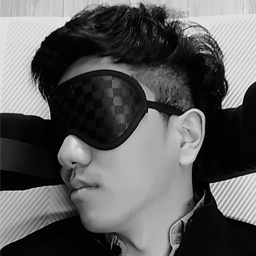
#> input picture image_sample/DongRyn.bmp, 256 x 256 px
$ python Day04_Bit_plane.py   (older library calls are emulated)
#> lines starting #> are read from the running program, lines starting #| are printed output that depends on the picture; after the words box and inside, x2 and y2 are one past the last pixel; in counts of white or black regions, pixels touching at a corner belong together
import numpy as np
from scipy import signal, misc
import matplotlib.pyplot as plt
from scipy import ndimage

#각 픽셀의 값들은 0~255의 값을 가진다. 이는 8비트로 표현 할수 있으며
#픽셀마다 크기 8의 배열을 넣어 배열의 인덱스마다 0과 1로 비트를 표현해주면 된다.
#당연히 길이는 8이다.
#이렇게 각 픽셀마다 비트값이 생성되면 모든 픽셀의 각 배열에서 1~8까지 각 인덱스 위치마다 따로 불러오는
#것도 가능할 것이다. 이렇게 8개의 비트평면 분할(bit-plane)이 된다.
#상위비트: MSB 비트, 최하위 비트: LSB

def BitPlane_Slice(value):
    bin8 = lambda x: ''.join(reversed([str((x >> i) & 1) for i in range(8)]))
    c = np.zeros(8)
    n = 7
    bits = bin8(value)
    for i in range(8):
        p = pow(2, n)
        c[i] = p * int(bits[i])
        n = n - 1
    return c

# value = 100
# Bits_Value = BitPlane_Slice(value)
# print(Bits_Value)

im = misc.imread('./image_sample/DongRyn.bmp') #원본 이미지
#> im is the input picture: shape (256, 256); min 0, max 240, mean 93
im_cp = misc.imread('./image_sample/copyright.bmp') #워터 마크 이미지
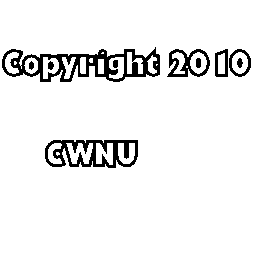
#> input picture image_sample/copyright.bmp, 256 x 256 px
#> im_cp is the input picture: shape (256, 256) bool; 93.2% white; 10 black regions, largest, box (x1, y1, x2, y2) and area: (2, 47, 160, 82) 2100, (45, 140, 138, 168) 1262, (167, 49, 210, 77) 496

row, col = im.shape #레나 이미지 행렬 사이즈 가져옴
#> row = 256; col = 256
Num_BitSlice = 8 #비트 슬라이스의 배열 갯수

#비트평면 분할을 위해 배열 256x256 배열을 생성하고
## 각 인덱스마다 8의 배열을 생성해준다. (3차원)
Image_BitPlane = np.ndarray(shape=(Num_BitSlice, row, col), dtype=np.uint8)


#비트평면을 분할하고 3차원으로 변환하는 for문
for y in range(row):
    for x in range(col):
        value = im[y, x]
        c = BitPlane_Slice(value)   #비트평면 분할 함수 적용

        #비트평면 분할 된 것을 3차원 배열에 담아준다.
        #픽셀당 8개의 인덱스이니 for문은 8번 돌아간다.
        for i in range(Num_BitSlice):
            Image_BitPlane[i, y, x] = c[i]

#이후 마지막 LSB공간에 워터마크 이미지를 넣어준다
Image_BitPlane[7, :, :] = im_cp

#복구 될 이미지를 위한 배열
Image_Restore = np.zeros(shape=(row, col), dtype=np.uint8)

#비트 분할의 인덱스 갯수 만큼 for를 돌리고 출력한다.
#동시에 각 값을 더해 2차원으로 복구한다.
for i in range(Num_BitSlice):
    #0~7자리 마다 각 성분
    img = Image_BitPlane[i, :, :]
    print(img)
    Image_Restore = img + Image_Restore
    plt.subplot(2, 4, i+1)
    plt.imshow(img)
    plt.gray()
    plt.title('BitSlice Image: %i' % (i + 1))
    plt.axis('off')
#> this loop made 8 passes
#> (printed output is left out)
#> pass 1, `img = Image_BitPlane[i, :, :]`:
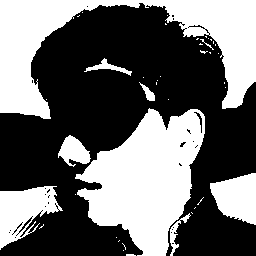
#> img: shape (256, 256); values 0 (black) and 128 (white), 41.9% white; 41 white regions (32 under 20 px), largest, box (x1, y1, x2, y2) and area: (0, 0, 256, 119) 11218, (75, 108, 205, 256) 11066, (0, 186, 63, 250) 2179
#> pass 2, `img = Image_BitPlane[i, :, :]`:
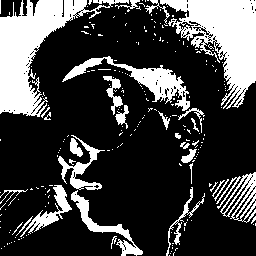
#> img: shape (256, 256); values 0 (black) and 64 (white), 25.9% white; 223 white regions (195 under 20 px), largest, box (x1, y1, x2, y2) and area: (0, 0, 129, 117) 5139, (160, 0, 256, 109) 4888, (62, 56, 190, 111) 1638
#> pass 2, `Image_Restore = img + Image_Restore`:
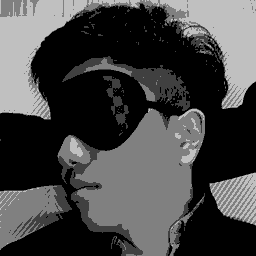
#> Image_Restore: shape (256, 256); min 0, max 192, mean 70.2
#> pass 3, `img = Image_BitPlane[i, :, :]`:
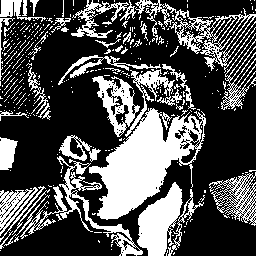
#> img: shape (256, 256); values 0 (black) and 32 (white), 32.2% white; 342 white regions (300 under 20 px), largest, box (x1, y1, x2, y2) and area: (89, 69, 206, 220) 6775, (137, 182, 183, 256) 1930, (135, 0, 256, 73) 1831
plt.show()
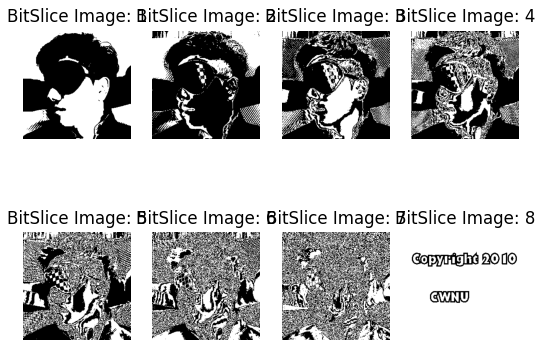
#> figure drawn by matplotlib, 8 panels


plt.subplot(1,2,1)
plt.imshow(im)
plt.title('Original Images')

plt.subplot(1,2,2)
plt.imshow(Image_Restore)
plt.title('Restore Images')
plt.show()

#워터마크를 삽입하고 복원한 이미지 파일
misc.imsave('./image_result/DongRyn_w.png', Image_Restore)
